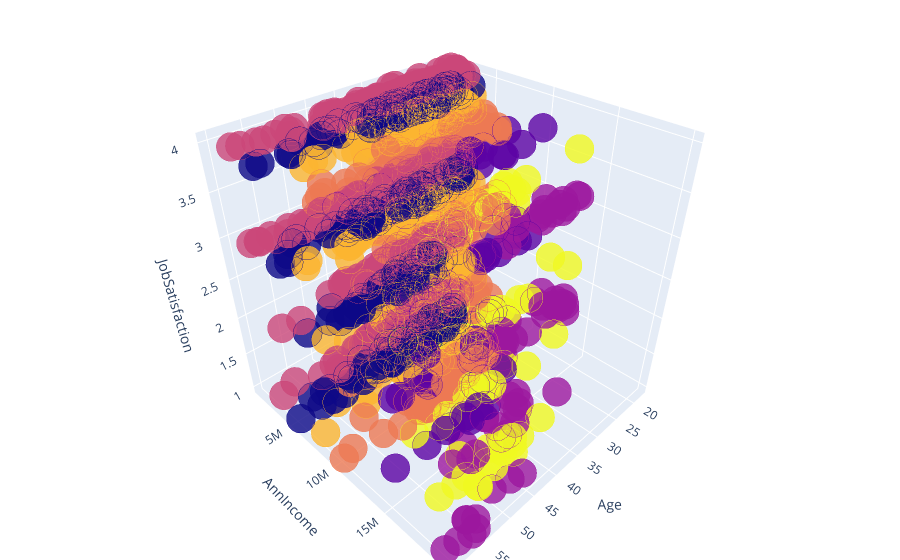

Notebook source saved alongside this figure:
### Code cell
data['labels'] =  labels
trace1 = go.Scatter3d(
    x= data['Age'],
    y= data['AnnIncome'],
    z= data['JobSatisfaction'],
    mode='markers',
     marker=dict(
        color = data['labels'], 
        size= 10,
        line=dict(
            color= data['labels'],
            width= 12
        ),
        opacity=0.8
     )
)
df = [trace1]

layout = go.Layout(
    title = 'Character vs Gender vs Alive or not',
    margin=dict(
        l=0,
        r=0,
        b=0,
        t=0  
    ),
    scene = dict(
            xaxis = dict(title  = 'Age'),
            yaxis = dict(title  = 'AnnIncome'),
            zaxis = dict(title  = 'JobSatisfaction')
        )
)

fig = go.Figure(data = df, layout = layout)
py.iplot(fig)

### Figure 1 — Plotly figure (JSON) as saved in the notebook; plotly's stock layout.template omitted (floating-point values rounded to 4 significant figures; data arrays with more than 128 entries replaced by an {"elided": "..."} marker saying what was removed)
{"data": [{"marker": {"color": {"elided": "1470 int values"}, "line": {"color": {"elided": "1470 int values"}, "width": 12}, "opacity": 0.8, "size": 10}, "mode": "markers", "type": "scatter3d", "x": {"elided": "1470 int values"}, "y": {"elided": "1470 int values"}, "z": {"elided": "1470 int values"}}], "layout": {"margin": {"b": 0, "l": 0, "r": 0, "t": 0}, "scene": {"xaxis": {"title": {"text": "Age"}}, "yaxis": {"title": {"text": "AnnIncome"}}, "zaxis": {"title": {"text": "JobSatisfaction"}}}, "title": {"text": "Character vs Gender vs Alive or not"}}}
